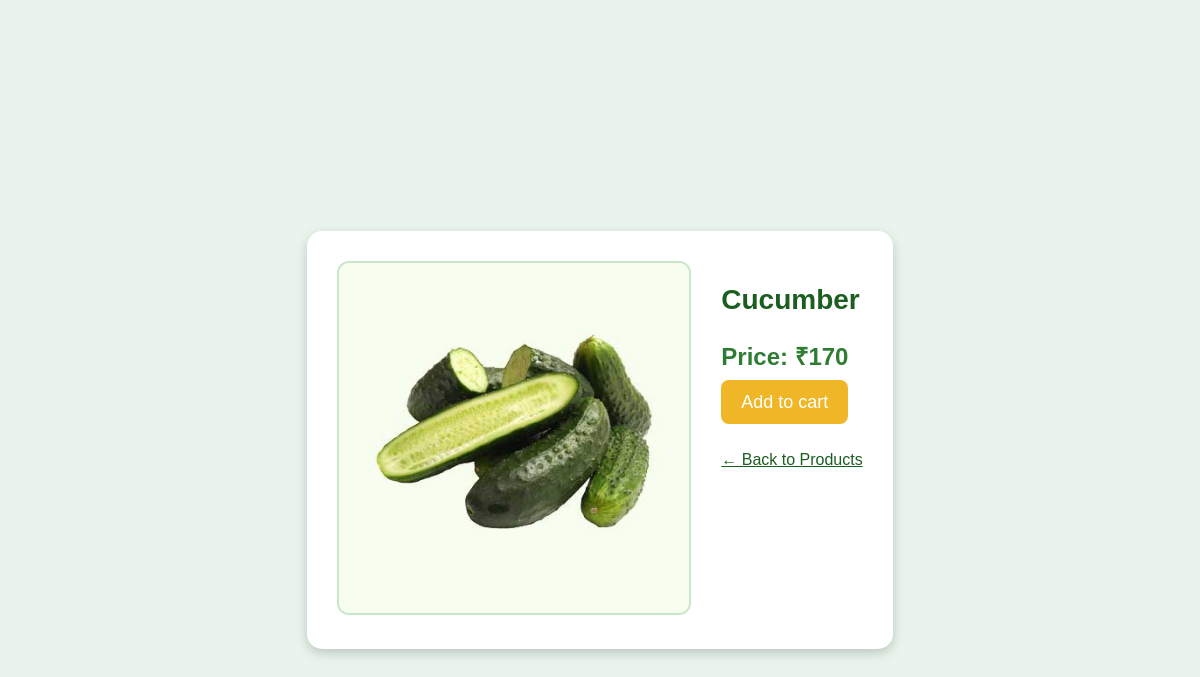
The app's page /product_details/19/, older data.
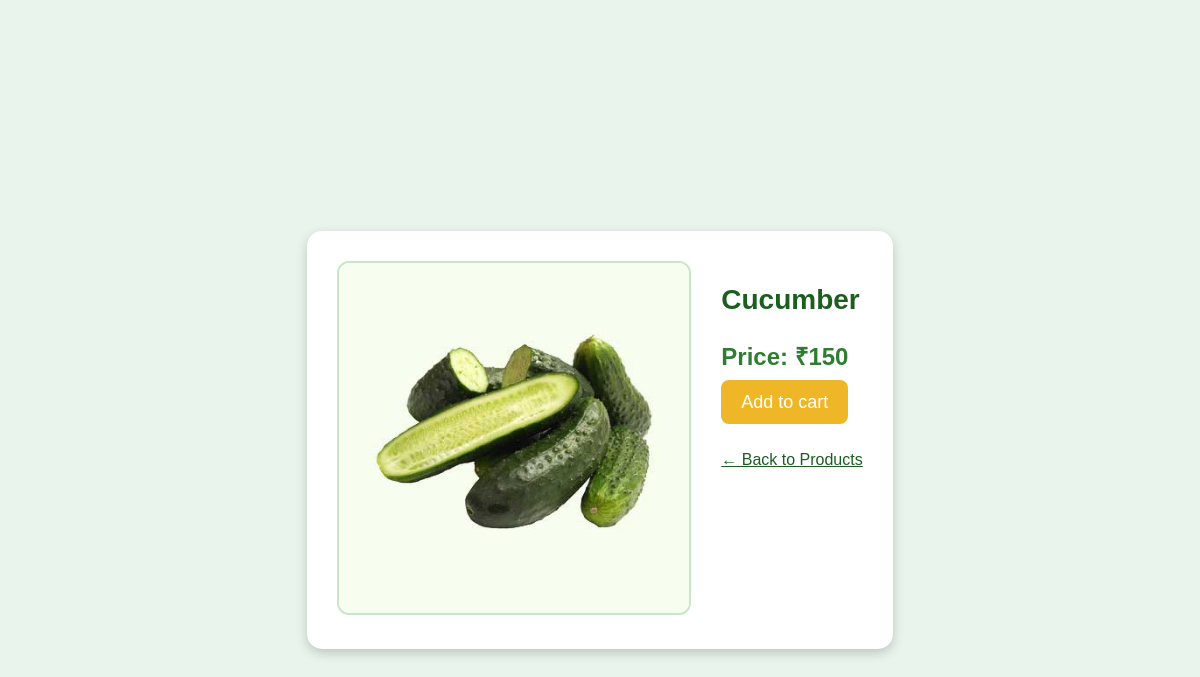
The same page, newer data.
### app/models.py (models this page shows, shortened)
class Product(models.Model):
    farmer_id=models.ForeignKey(Customuser,on_delete=models.CASCADE)
    product_name=models.CharField(max_length=100)
    product_category=models.CharField(max_length=100)
    product_image=models.ImageField()
    quantity=models.IntegerField()
    price=models.IntegerField()

### app/views.py (the view)
# urls.py: path('product_details/<int:pk>/',views.product_detail,name='product_details'),
def product_detail(request, pk):
    product = Product.objects.get(id=pk)
    return render(request, "view_product_detail.html", {"product": product})

### templates/view_product_detail.html (shortened to what this page needs)
<!DOCTYPE html>
{% load static %}
<html lang="en">
<head>
</head>
<body>
    <div class="overlay">
        <div class="container-box">
            <div class="left">
                <img src="{{ product.product_image.url }}" alt="Product Image">
            </div>
            <div class="right">
                <h2>{{ product.product_name }}</h2>
                <div class="price">Price: ₹{{ product.price }}</div>
                <a href="{% url 'cart' product.id %}" class="btn-yellow">Add to cart</a>
                <br><br>
                <a href="{% url 'user' %}" class="back-btn">← Back to Products</a>
            </div>
        </div>
    </div>
</body>
</html>

Row changes from the older to the newer data that the page shows:
changed Product "Cucumber": price "170" → "150"
